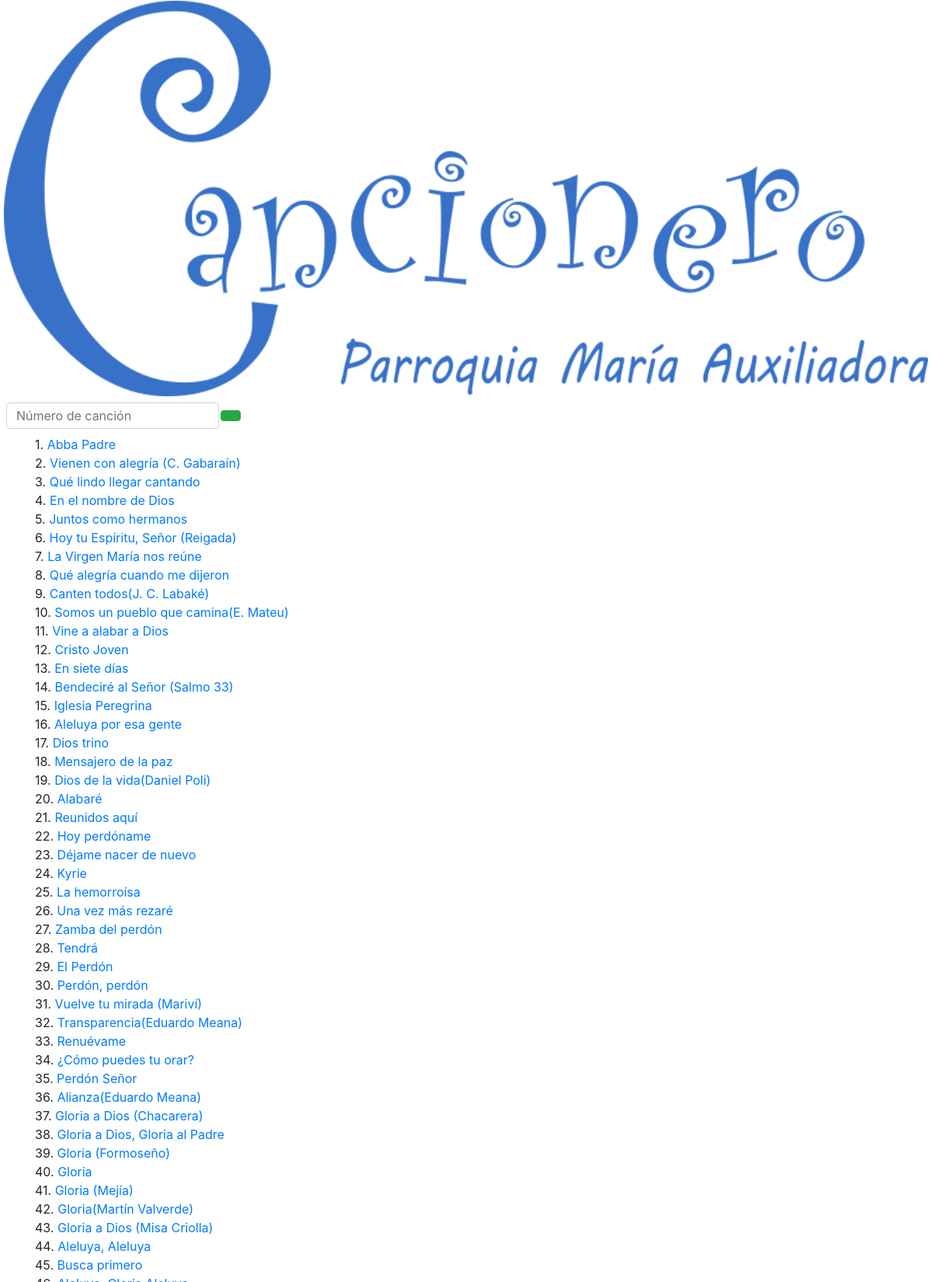
The page / (upper part) on the database its author committed.
### tables this page shows
CREATE TABLE `Canciones` (
  `Numero` int NOT NULL,
  `Titulo` text NOT NULL,
  `Letra` text NOT NULL,
  `Grupo` varchar(200) DEFAULT NULL,
  `Extras` varchar(500) DEFAULT NULL
);

### src/indice.php (the view, shortened to what this page needs)
<?php
require_once 'dbconnection.php';
$sql = 'SELECT numero,titulo FROM Canciones';
print '<div class="indice">';
foreach ($conn->query($sql) as $row) {
  print '<p>' . $row["numero"] . '. <a href="cancion.php?n='. $row["numero"] .'">' . $row["titulo"] . "</a></p>";
}
print '</div>';

### src/i-start.php
<?php
function inicio($titulo){
print '<!DOCTYPE html PUBLIC "-//W3C//DTD XHTML 1.0 Frameset//EN" "http://www.w3.org/TR/xhtml1/DTD/xhtml1-frameset.dtd">
<html xmlns="http://www.w3.org/1999/xhtml">
<head>
  <title>'.$titulo.'</title>
  <meta http-equiv="Content-type" content="text/html; charset=utf-8" />
  <meta name="viewport" content="width=device-width, initial-scale=1">
  <link rel="stylesheet" href="https://maxcdn.bootstrapcdn.com/bootstrap/4.5.2/css/bootstrap.min.css">
  <link rel="stylesheet" href="def.css">
</head>
<body>
<div class="c4">
  <img src="cancionero2.png" style="width: 100%">
</div>';
}

### src/buscar.php
<?php
print '<nav class="sticky-a">
    <form class="form-inline" action="cancion.php" method="get">
        <div class="">
            <input type="text" class="form-control w1" name="n" placeholder="Número de canción" size="20">
        </div>
        <div class="w0">
            <button type="submit" class="btn btn-success mb-2"><img src="https://res.cloudinary.com/dxfq3iotg/image/upload/v1560918770/search.png" alt=""></button>
        </div>
    </form>
</nav>';

### src/index.php (shortened to what this page needs)
<?php
require_once 'i-start.php';
inicio("Cancionero María Auxiliadora");
require_once 'buscar.php';
print '<div class="container">';
require_once 'indice.php';
print '</div>';
require_once 'i-end.php';

### src/i-end.php
<?php
print '</body></html>';

### src/def.css (style rules this page uses)
.c4 { padding: 1px 5px 0 5px; }
.w1 { height: 100%; }
.sticky-a { background-color: #ffffff; position: sticky; top: 0; padding: 8px; }
.w0 { width: 0; margin-left: 2px; margin-top: 7px; }
.indice p { margin-top: 0; margin-bottom: 0px; }

### rows shown on the page
canciones: Numero "1", Titulo "Abba Padre"
canciones: Numero "2", Titulo "Vienen con alegría (C. Gabaraín)"
canciones: Numero "3", Titulo "Qué lindo llegar cantando"
canciones: Numero "4", Titulo "En el nombre de Dios"
canciones: Numero "5", Titulo "Juntos como hermanos"
canciones: Numero "6", Titulo "Hoy tu Espíritu, Señor (Reigada)"
canciones: Numero "7", Titulo "La Virgen María nos reúne"
canciones: Numero "8", Titulo "Qué alegría cuando me dijeron"
canciones: Numero "9", Titulo "Canten todos(J. C. Labaké)"
canciones: Numero "10", Titulo "Somos un pueblo que camina(E. Mateu)"
canciones: Numero "11", Titulo "Vine a alabar a Dios"
canciones: Numero "12", Titulo "Cristo Joven"
canciones: Numero "13", Titulo "En siete días"
canciones: Numero "14", Titulo "Bendeciré al Señor (Salmo 33)"
canciones: Numero "15", Titulo "Iglesia Peregrina"
canciones: Numero "16", Titulo "Aleluya por esa gente"
canciones: Numero "17", Titulo "Dios trino"
canciones: Numero "18", Titulo "Mensajero de la paz"
canciones: Numero "19", Titulo "Dios de la vida(Daniel Poli)"
canciones: Numero "20", Titulo "Alabaré"
canciones: Numero "21", Titulo "Reunidos aquí"
canciones: Numero "22", Titulo "Hoy perdóname"
canciones: Numero "23", Titulo "Déjame nacer de nuevo"
canciones: Numero "24", Titulo "Kyrie"
canciones: Numero "25", Titulo "La hemorroísa"
canciones: Numero "26", Titulo "Una vez más rezaré"
canciones: Numero "27", Titulo "Zamba del perdón"
canciones: Numero "28", Titulo "Tendrá"
canciones: Numero "29", Titulo "El Perdón"
canciones: Numero "30", Titulo "Perdón, perdón"
canciones: Numero "31", Titulo "Vuelve tu mirada (Mariví)"
canciones: Numero "32", Titulo "Transparencia(Eduardo Meana)"
canciones: Numero "33", Titulo "Renuévame"
canciones: Numero "34", Titulo "¿Cómo puedes tu orar?"
canciones: Numero "35", Titulo "Perdón Señor"
canciones: Numero "36", Titulo "Alianza(Eduardo Meana)"
canciones: Numero "37", Titulo "Gloria a Dios (Chacarera)"
canciones: Numero "38", Titulo "Gloria a Dios, Gloria al Padre"
canciones: Numero "39", Titulo "Gloria (Formoseño)"
canciones: Numero "40", Titulo "Gloria"
canciones: Numero "41", Titulo "Gloria (Mejía)"
canciones: Numero "42", Titulo "Gloria(Martín Valverde)"
canciones: Numero "43", Titulo "Gloria a Dios (Misa Criolla)"
canciones: Numero "44", Titulo "Aleluya, Aleluya"
canciones: Numero "45", Titulo "Busca primero"
